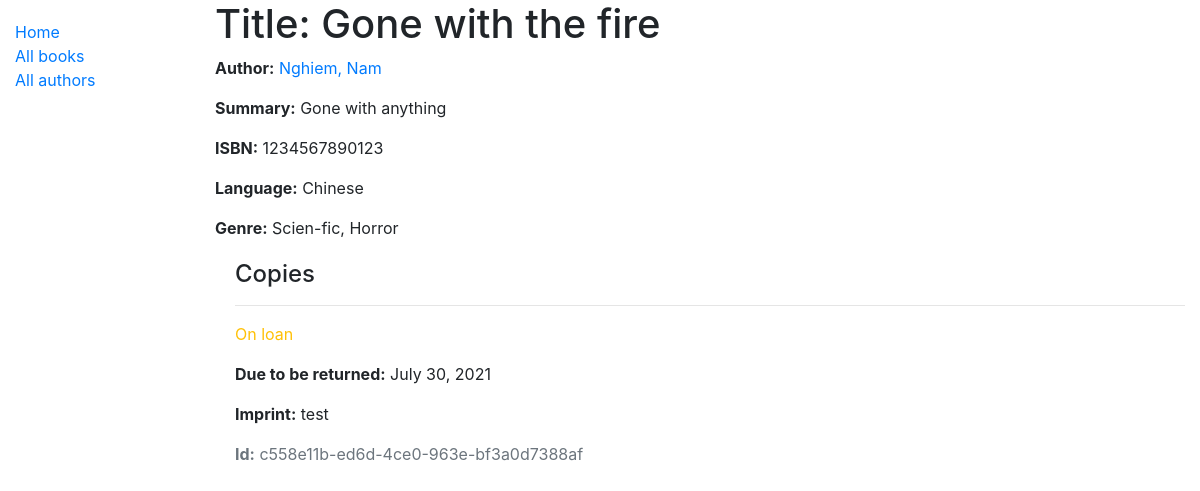
/catalog/book/1, run on the app's committed database.
### appcatalog/models.py (models this page shows, shortened)
class Book(models.Model):
    title = models.CharField(max_length=200)
    author = models.ForeignKey('Author', on_delete=models.PROTECT, null=True)
    summary = models.TextField(max_length=1000, help_text='Enter a brief description of the book')
    isbn = models.CharField('ISBN', max_length=13, unique=True,
                            help_text='13 Character <a href="https://www.isbn-international.org/content/what-isbn">ISBN number</a>')
    genre = models.ManyToManyField(Genre, help_text='Select a genre for this book')
    language = models.ForeignKey('Language', on_delete=models.PROTECT)
    def display_genre(self):
        """Create a string for the Genre. This is required to display genre in Admin."""
        return ', '.join(genre.name for genre in self.genre.all()[:3])
    display_genre.short_description = 'Genre'

class Author(models.Model):
    first_name = models.CharField(max_length=100)
    last_name = models.CharField(max_length=100)
    date_of_birth = models.DateField(null=True, blank=True)
    date_of_death = models.DateField('Died', null=True, blank=True)
    class Meta:
        ordering = ['last_name', 'first_name']
    def get_absolute_url(self):
        return reverse('author-detail', args=[str(self.id)])
    def __str__(self):
        return f'{self.last_name}, {self.first_name}'

class Language(models.Model):
    name = models.CharField(max_length=100, help_text='Enter a book language (e.g. Chinese)')
    def __str__(self):
        return self.name

class Genre(models.Model):
    name = models.CharField(max_length=200, help_text='Enter a book genre (e.g. Science Fiction)')
    def __str__(self):
        return self.name

class BookInstance(models.Model):
    id = models.UUIDField(primary_key=True, default=uuid.uuid4,
                          help_text='Unique ID for this particular book across whole library')
    book = models.ForeignKey('Book', on_delete=models.RESTRICT, null=True)
    imprint = models.CharField(max_length=200)
    due_back = models.DateField(null=True, blank=True)
    LOAN_STATUS = (
        ('m', 'Maintenance'),
        ('o', 'On loan'),
        ('a', 'Available'),
        ('r', 'Reserved'),
    )
    status = models.CharField(
        max_length=1,
        choices=LOAN_STATUS,
        blank=True,
        default='m',
        help_text='Book availability',
    )
    class Meta:
        ordering = ['due_back']

### appcatalog/views.py (the view, shortened to what this page needs)
# urls.py: path('book/<int:pk>', views.BookDetailView.as_view(), name='book-detail'),
class BookDetailView(generic.DetailView):
    model = Book

### appcatalog/templates/appcatalog/book_detail.html
{% extends "base_generic.html" %}
{% block content %}
<h1>Title: {{ book.title }}</h1>
<p><strong>Author:</strong> <a href="{{ book.author.get_absolute_url }}">{{ book.author }}</a></p>
<p><strong>Summary:</strong> {{ book.summary }}</p>
<p><strong>ISBN:</strong> {{ book.isbn }}</p>
<p><strong>Language:</strong> {{ book.language }}</p>
<p><strong>Genre:</strong> {{ book.genre.all|join:", " }}</p>
<div style="margin-left:20px;margin-top:20px">
	<h4>Copies</h4>
	{% for copy in book.bookinstance_set.all %}
	<hr>
	<p class="{% if copy.status == 'a' %}text-success{% elif copy.status == 'm' %}text-danger{% else %}text-warning{% endif %}">
		{{ copy.get_status_display }}
	</p>
	{% if copy.status != 'a' %}
	<p><strong>Due to be returned:</strong> {{ copy.due_back }}</p>
	{% endif %}
	<p><strong>Imprint:</strong> {{ copy.imprint }}</p>
	<p class="text-muted"><strong>Id:</strong> {{ copy.id }}</p>
	{% endfor %}
</div>
{% endblock %}

### appcatalog/templates/base_generic.html (shortened to what this page needs)
<!DOCTYPE html>
<html lang="en">
<head>
	<link rel="stylesheet" href="https://cdn.jsdelivr.net/npm/bootstrap@4.5.3/dist/css/bootstrap.min.css"
>
	{% load static %}
	<link rel="stylesheet" href="{% static 'css/styles.css' %}">
</head>
<body>
<div class="container-fluid">
	<div class="row">
		<div class="col-sm-2">
			{% block sidebar %}
			<ul class="sidebar-nav">
				<li><a href="{% url 'index' %}">Home</a></li>
				<li><a href="{% url 'books' %}">All books</a></li>
				<li><a href="{% url 'authors' %}">All authors</a></li>
			</ul>
			{% endblock %}
		</div>
		<div class="col-sm-10 ">{% block content %}{% endblock %}
		</div>
	</div>
</div>
</body>
</html>

### appcatalog/static/css/styles.css (style rules this page uses)
.sidebar-nav { margin-top: 20px; padding: 0; list-style: none; }

### data on the page
Book: title "Gone with the fire", author "Nghiem, Nam", summary "Gone with anything", isbn "1234567890123", language "Chinese", genre.all "Scien-fic, Horror"
BookInstance: status "On loan", due_back "July 30, 2021", imprint "test", id "c558e11b-ed6d-4ce0-963e-bf3a0d7388af"
